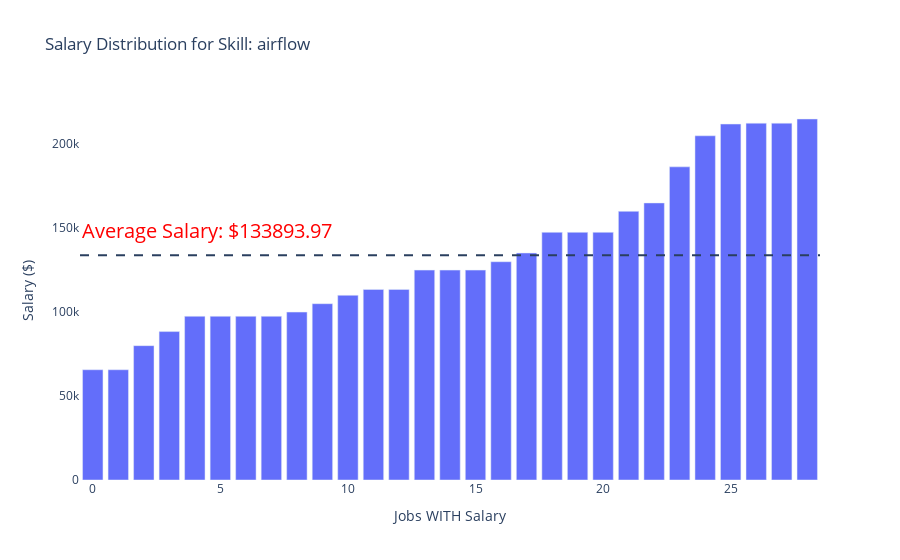

The notebook cell this image was saved under:
### Code cell
# Get the top skills sorted alphabetically
sorted_skills = sorted(top_skills_df['skill'].unique())

# Interactive dropdown widget
skill_selector = widgets.Dropdown(
    options=sorted_skills,
    description='Skill:'
)

# Display the widget
widgets.interactive(interactive_skill_salary, skill=skill_selector)

### Figure 1 — Plotly figure (JSON) as saved in the notebook; plotly's stock layout.template omitted (floating-point values rounded to 4 significant figures; data arrays with more than 128 entries replaced by an {"elided": "..."} marker saying what was removed)
{"data": [{"alignmentgroup": "True", "customdata": {"elided": "29 rows, 262 str values in total"}, "hovertemplate": "_index=%{x}<br>Salary ($)=%{y}<br>description_tokens=%{customdata[0]}<extra></extra>", "legendgroup": "", "marker": {"color": "#636efa", "pattern": {"shape": ""}}, "name": "", "offsetgroup": "", "orientation": "v", "showlegend": false, "textposition": "auto", "type": "bar", "x": [0, 1, 2, 3, 4, 5, 6, 7, 8, 9, 10, 11, 12, 13, 14, 15, 16, 17, 18, 19, 20, 21, 22, 23, 24, 25, 26, 27, 28], "xaxis": "x", "y": [65660.0, 65660.0, 80000, 88400, 97500, 97500, 97500, 97500, 100000, 105000, 110000, 113500, 113500, 125000, 125000, 125000, 130000, 135200, 147500, 147500, 147500, 160000, 165000, 186500, 205000, 212000, 212500, 212500, 215000], "yaxis": "y"}], "layout": {"annotations": [{"font": {"color": "red", "size": 20}, "showarrow": false, "text": "Average Salary: $133893.97", "x": 0, "xref": "paper", "y": 148900.0, "yref": "y"}], "autosize": true, "barmode": "relative", "hovermode": "closest", "legend": {"tracegroupgap": 0}, "plot_bgcolor": "white", "shapes": [{"line": {"dash": "dash"}, "type": "line", "x0": 0, "x1": 1, "xref": "paper", "y0": 133900.0, "y1": 133900.0, "yref": "y"}], "showlegend": false, "title": {"text": "Salary Distribution for Skill: airflow"}, "xaxis": {"anchor": "y", "domain": [0, 1], "title": {"text": "Jobs WITH Salary"}}, "yaxis": {"anchor": "x", "domain": [0, 1], "title": {"text": "Salary ($)"}}}}
